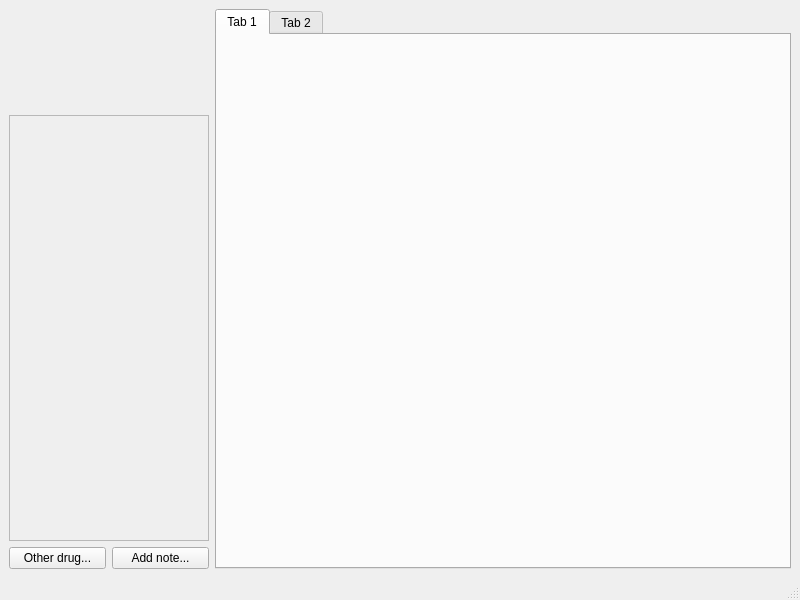
<?xml version="1.0" encoding="UTF-8"?>
<ui version="4.0">
 <class>MainWindow</class>
 <widget class="QMainWindow" name="MainWindow">
  <property name="geometry">
   <rect>
    <x>0</x>
    <y>0</y>
    <width>800</width>
    <height>600</height>
   </rect>
  </property>
  <property name="windowTitle">
   <string>MainWindow</string>
  </property>
  <widget class="QWidget" name="centralwidget">
   <layout class="QHBoxLayout" name="horizontalLayout_2" stretch="0,1">
    <item>
     <layout class="QVBoxLayout" name="verticalLayout">
      <item>
       <widget class="ClockWidget" name="clock" native="true">
        <property name="minimumSize">
         <size>
          <width>200</width>
          <height>100</height>
         </size>
        </property>
       </widget>
      </item>
      <item>
       <widget class="QScrollArea" name="scrollArea">
        <property name="widgetResizable">
         <bool>true</bool>
        </property>
        <widget class="QWidget" name="drugPanelsLayout">
         <property name="geometry">
          <rect>
           <x>0</x>
           <y>0</y>
           <width>198</width>
           <height>417</height>
          </rect>
         </property>
         <layout class="QVBoxLayout" name="verticalLayout_3">
          <property name="spacing">
           <number>0</number>
          </property>
          <property name="leftMargin">
           <number>0</number>
          </property>
          <property name="topMargin">
           <number>0</number>
          </property>
          <property name="rightMargin">
           <number>0</number>
          </property>
          <property name="bottomMargin">
           <number>0</number>
          </property>
         </layout>
        </widget>
       </widget>
      </item>
      <item>
       <layout class="QHBoxLayout" name="horizontalLayout">
        <item>
         <widget class="QPushButton" name="otherDrugButton">
          <property name="text">
           <string>Other drug...</string>
          </property>
         </widget>
        </item>
        <item>
         <widget class="QPushButton" name="addNoteButton">
          <property name="text">
           <string>Add note...</string>
          </property>
         </widget>
        </item>
       </layout>
      </item>
     </layout>
    </item>
    <item>
     <widget class="QTabWidget" name="tabWidget">
      <property name="currentIndex">
       <number>0</number>
      </property>
      <widget class="QWidget" name="graphTab">
       <attribute name="title">
        <string>Tab 1</string>
       </attribute>
       <layout class="QHBoxLayout" name="horizontalLayout_4">
        <item>
         <widget class="ScopeLayoutWidget" name="widget" native="true"/>
        </item>
       </layout>
      </widget>
      <widget class="QWidget" name="logTab">
       <attribute name="title">
        <string>Tab 2</string>
       </attribute>
       <layout class="QHBoxLayout" name="horizontalLayout_3">
        <item>
         <widget class="QPlainTextEdit" name="plainTextEdit"/>
        </item>
       </layout>
      </widget>
     </widget>
    </item>
   </layout>
  </widget>
  <widget class="QStatusBar" name="statusbar"/>
 </widget>
 <customwidgets>
  <customwidget>
   <class>ClockWidget</class>
   <extends>QWidget</extends>
   <header>GUI.GUI</header>
   <container>1</container>
  </customwidget>
  <customwidget>
   <class>ScopeLayoutWidget</class>
   <extends>QWidget</extends>
   <header>GUI.scope</header>
   <container>1</container>
  </customwidget>
 </customwidgets>
 <resources/>
 <connections/>
</ui>
